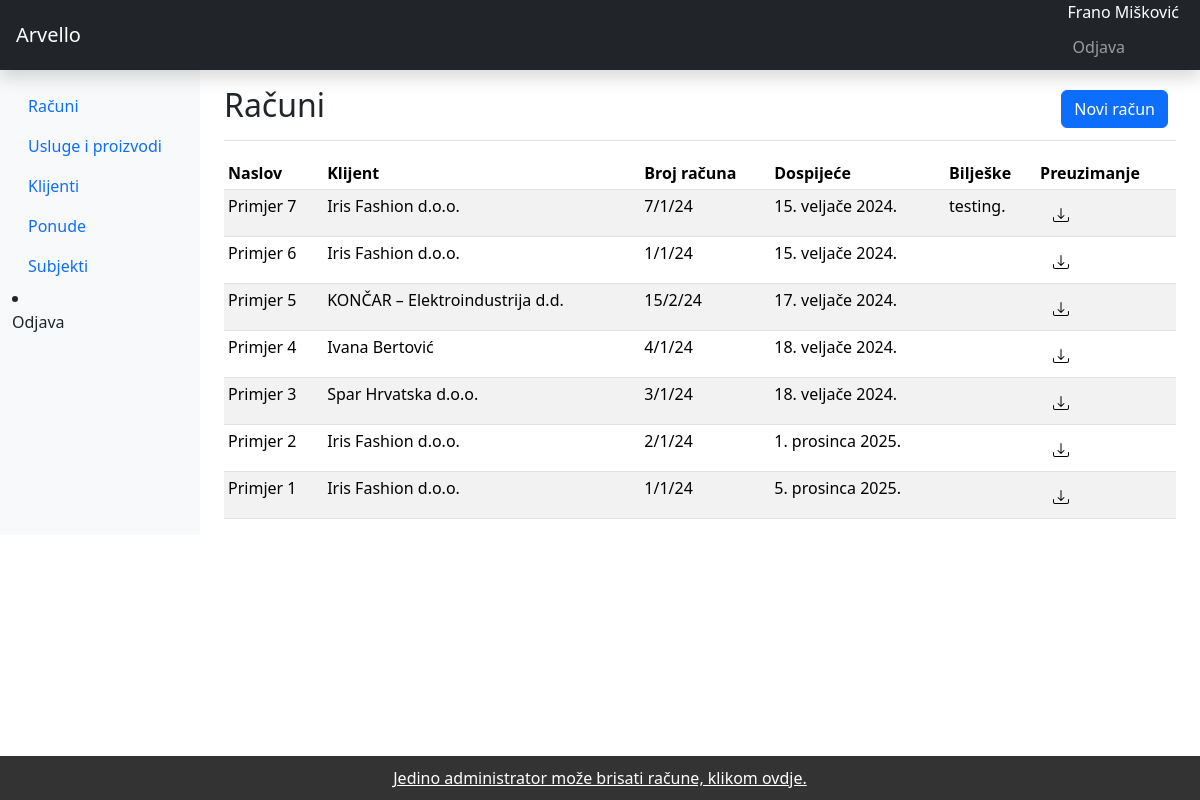
Page /invoices/ (signed in) on the committed database.
### arvelloapp/models.py (models this page shows, shortened)
class Invoice(models.Model):
    title = models.CharField(null=True, blank=True, max_length=100)
    number = models.CharField(null=True, blank=True, max_length=100)
    dueDate = models.DateField(null=True, blank=True)
    notes = models.TextField(null=True, blank=True)
    client = models.ForeignKey(Client, blank=True, null=True, on_delete=models.SET_NULL)
    product = models.ForeignKey(Product, blank=True, null=True, on_delete=models.SET_NULL)
    subject = models.ForeignKey(Company, blank=True, null=True, on_delete=models.SET_NULL)
    uniqueId = models.CharField(null=True, blank=True, max_length=100, unique=True)
    slug = models.SlugField(max_length=500, unique=True, blank=True, null=True)
    date_created = models.DateTimeField(blank=True, null=True)
    date = models.DateField(blank=True, null=True)
    last_updated = models.DateTimeField(blank=True, null=True)

class Client(models.Model):
    PROVINCES = [
    ("ZAGREBAČKA ŽUPANIJA", "ZAGREBAČKA ŽUPANIJA"),
    ("KRAPINSKO-ZAGORSKA ŽUPANIJA", "KRAPINSKO-ZAGORSKA ŽUPANIJA"),
    ("SISAČKO-MOSLAVAČKA ŽUPANIJA", "SISAČKO-MOSLAVAČKA ŽUPANIJA"),
    ("KARLOVAČKA ŽUPANIJA", "KARLOVAČKA ŽUPANIJA"),
    ("VARAŽDINSKA ŽUPANIJA", "VARAŽDINSKA ŽUPANIJA"),
    ("KOPRIVNIČKO-KRIŽEVAČKA ŽUPANIJA", "KOPRIVNIČKO-KRIŽEVAČKA ŽUPANIJA"),
    ("BJELOVARSKO-BILOGORSKA ŽUPANIJA", "BJELOVARSKO-BILOGORSKA ŽUPANIJA"),
    ("PRIMORSKO-GORANSKA ŽUPANIJA", "PRIMORSKO-GORANSKA ŽUPANIJA"),
    ("LIČKO-SENJSKA ŽUPANIJA", "LIČKO-SENJSKA ŽUPANIJA"),
    ("VIROVITIČKO-PODRAVSKA ŽUPANIJA", "VIROVITIČKO-PODRAVSKA ŽUPANIJA"),
    ("POŽEŠKO-SLAVONSKA ŽUPANIJA", "POŽEŠKO-SLAVONSKA ŽUPANIJA"),
    ("BRODSKO-POSAVSKA ŽUPANIJA", "BRODSKO-POSAVSKA ŽUPANIJA"),
    ("ZADARSKA ŽUPANIJA", "ZADARSKA ŽUPANIJA"),
    ("OSJEČKO-BARANJSKA ŽUPANIJA", "OSJEČKO-BARANJSKA ŽUPANIJA"),
    ("ŠIBENSKO-KNINSKA ŽUPANIJA", "ŠIBENSKO-KNINSKA ŽUPANIJA"),
    ("VUKOVARSKO-SRIJEMSKA ŽUPANIJA", "VUKOVARSKO-SRIJEMSKA ŽUPANIJA"),
    ("SPLITSKO-DALMATINSKA ŽUPANIJA", "SPLITSKO-DALMATINSKA ŽUPANIJA"),
    ("ISTARSKA ŽUPANIJA", "ISTARSKA ŽUPANIJA"),
    ("DUBROVAČKO-NERETVANSKA ŽUPANIJA", "DUBROVAČKO-NERETVANSKA ŽUPANIJA"),
    ("MEĐIMURSKA ŽUPANIJA", "MEĐIMURSKA ŽUPANIJA"),
    ("GRAD ZAGREB", "GRAD ZAGREB"),
    ("INOZEMSTVO / NIJE PRIMJENJIVO", "INOZEMSTVO / NIJE PRIMJENJIVO")
    ]
    clientTypes = [
    ("Fizička osoba", "Fizička osoba"),
    ("Pravna osoba", "Pravna osoba"),
    ]
    vatcountry = ["AF", "AX", "AL", "DZ", "AS", "AD", "AO", "AI", "AQ", "AG", "AR",
    "AM", "AW", "AU", "AT", "AZ", "BS", "BH", "BD", "BB", "BY", "BE",
    "BZ", "BJ", "BM", "BT", "BO", "BQ", "BA", "BW", "BV", "BR", "IO",
    "BN", "BG", "BF", "BI", "CV", "KH", "CM", "CA", "KY", "CF", "TD",
    "CL", "CN", "CX", "CC", "CO", "KM", "CG", "CD", "CK", "CR", "CI",
    "HR", "CU", "CW", "CY", "CZ", "DK", "DJ", "DM", "DO", "EC", "EG",
    "SV", "GQ", "ER", "EE", "ET", "FK", "FO", "FJ", "FI", "FR", "GF",
    "PF", "TF", "GA", "GM", "GE", "DE", "GH", "GI", "GR", "GL", "GD",
    "GP", "GU", "GT", "GG", "GN", "GW", "GY", "HT", "HM", "VA", "HN",
    "HK", "HU", "IS", "IN", "ID", "IR", "IQ", "IE", "IM", "IL", "IT",
    "JM", "JP", "JE", "JO", "KZ", "KE", "KI", "KP", "KR", "KW", "KG",
    "LA", "LV", "LB", "LS", "LR", "LY", "LI", "LT", "LU", "MO", "MK",
    "MG", "MW", "MY", "MV", "ML", "MT", "MH", "MQ", "MR", "MU", "YT",
    "MX", "FM", "MD", "MC", "MN", "ME", "MS", "MA", "MZ", "MM", "NA",
    "NR", "NP", "NL", "NC", "NZ", "NI", "NE", "NG", "NU", "NF", "MP",
    "NO", "OM", "PK", "PW", "PS", "PA", "PG", "PY", "PE", "PH", "PN",
    "PL", "PT", "PR", "QA", "RE", "RO", "RU", "RW", "BL", "SH", "KN",
    "LC", "MF", "PM", "VC", "WS", "SM", "ST", "SA", "SN", "RS", "SC",
    "SL", "SG", "SX", "SK", "SI", "SB", "SO", "ZA", "GS", "SS", "ES",
    "LK", "SD", "SR", "SJ", "SZ", "SE", "CH", "SY", "TW", "TJ", "TZ",
    "TH", "TL", "TG", "TK", "TO", "TT", "TN", "TR", "TM", "TC", "TV",
    "UG", "UA", "AE", "GB", "US", "UM", "UY", "UZ", "VU", "VE", "VN",
    "VG", "VI", "WF", "EH", "YE", "ZM", "ZW"]
    clientName = models.CharField(null=True, blank=True, max_length=200)
    addressLine1 = models.CharField(null=True, blank=True, max_length=200)
    province = models.CharField(choices=PROVINCES, blank=True, max_length=100)
    postalCode = models.CharField(null=True, blank=True, max_length=5)
    phoneNumber = models.CharField(null=True, blank=True, max_length=40, validators=[validate_phone_number])
    emailAddress = models.CharField(null=True, blank=True, max_length=100)
    clientUniqueId = models.CharField(null=True, blank=True, max_length=4, unique=True, validators=[RegexValidator(r'^\d{4}$', 'Idetifikacijski broj klijenta mora sadržavati točno 4 broja.')])
    clientType = models.CharField(choices=clientTypes, blank=True, max_length=40)
    OIB = models.CharField(null=True, blank=True, max_length=11, unique=True, validators=[RegexValidator(r'^\d{11}$', 'OIB mora sadržavati točno 11 broja.')])
    SustavPDVa = models.BooleanField(default=False)
    VATID = models.CharField(null=True, blank=True, max_length=13, unique=True, validators=[RegexValidator(r'^[A-Za-z0-9]{13}$', 'Porezni identifikacijski broj mora sadržavati točno 13 karaktera, prva dva karaktera moraju biti identifikatori države, a ostalih 11 karaktera moraju biti brojevi koji označavaju entitet.')])
    uniqueId = models.CharField(null=True, blank=True, max_length=100)
    slug = models.SlugField(max_length=500, unique=True, blank=True, null=True)
    date_created = models.DateTimeField(blank=True, null=True)
    last_updated = models.DateTimeField(blank=True, null=True)
    def __str__(self):
        return '{} {} {}'.format(self.clientName, self.province, self.uniqueId)

### arvelloapp/views.py (the view, shortened to what this page needs)
# urls.py: path('invoices/', views.invoices, name='invoices'),
@login_required
def invoices(request):
    context = {}
    invoices = Invoice.objects.all()
    context['invoices'] = invoices
    if request.method == 'GET':
        form = InvoiceForm()
        context['form'] = form
        return render(request, 'invoices.html', context)

### arvelloapp/models.py (called while the page is built)
    def __str__(self):
        return '{} {}'.format(self.title, self.uniqueId)

### arvelloapp/templates/invoices.html (shortened to what this page needs)
{% extends 'base.html' %}
{% load static %}
{% load crispy_forms_tags %}
{% block main %}
<main class="col-md-9 ms-sm-auto col-lg-10 px-md-4">
  <div class="d-flex justify-content-between flex-wrap flex-md-nowrap align-items-center pt-3 pb-2 mb-3 border-bottom">
    <h1 class="h2">Računi</h1>
    <div class="btn-toolbar mb-2 mb-md-0">
      <div class="btn-group me-2">
        <button href="#addInvoiceModal" type="button" class="btn btn-primary" data-bs-toggle="modal">Novi račun</button>
      </div>
    </div>
  </div>
  <div class="table-responsive">
    <table class="table table-striped table-sm">
      <thead>
        <tr>
          <th scope="col">Naslov</th>
          <th scope="col">Klijent</th>
          <th scope="col">Broj računa</th>
          <th scope="col">Dospijeće</th>
          <th scope="col">Bilješke</th>
          <th scope="col">Preuzimanje</th>
        </tr>
      </thead>
      <tbody>
        {% for invoice in invoices %}
      <tr>
        <td>{{invoice.title}}</td>
        <td>{{invoice.client.clientName}}</td>
        <td>{{invoice.number}}</td>
        <td>{{invoice.dueDate}}</td>
        <td>{{invoice.notes}}</td>
        <td><a href="{% url 'invoice_pdf' invoice.id %}"><button type="button" class="btn"><img src="{% static 'img/download.svg' %}" alt="Download icon" width="16" height="16"></button></a></td>
      </tr>
        {% endfor %}
      </tbody>
    </table>
  </div>
  <footer> <a href="{% url 'admin:arvelloapp_invoice_changelist' %}" style="color: white;">Jedino administrator može brisati račune, klikom ovdje.</a> </footer>
</main>
{% endblock %}

### arvelloapp/templates/base.html (shortened to what this page needs)
{% load static %}
{% load crispy_forms_tags %}
<!doctype html>
<html lang="hr">
  <head>
    <link href="{% static '/css/bootstrap.min.css' %}" rel="stylesheet">
  </head>
  <body>
<header class="navbar navbar-dark sticky-top bg-dark flex-md-nowrap p-0 shadow">
  <a class="navbar-brand col-md-3 col-lg-2 me-0 px-3" href="#">Arvello</a>
  <div class="navbar-nav">
    <div class="nav-item text-nowrap">
      <a style="color:white; margin: 6px; padding-right: 15px; margin-top: 10px;">{{request.user.get_full_name}}</a>
      <a class="nav-link px-2" href="{% url 'logout' %}" style="font-size: 1em; margin: 3px;">Odjava</a>
    </div>
  </div>
</header>
<div class="container-fluid">
  <div class="row">
    <nav id="sidebarMenu" class="col-md-3 col-lg-2 d-md-block bg-light sidebar collapse">
      <div class="position-sticky pt-3">
        <ul class="nav flex-column">
          <li class="nav-item">
            <a class="nav-link" href="{% url 'invoices' %}">
              Računi
            </a>
          </li>
          <li class="nav-item">
            <a class="nav-link" href="{% url 'products' %}">
              Usluge i proizvodi
            </a>
          </li>
          <li class="nav-item">
            <a class="nav-link" href="{% url 'clients' %}">
              Klijenti
            </a>
          </li>
          <li class="nav-item">
            <a class="nav-link" href="{% url 'offers' %}">
              Ponude
            </a>
          </li>
          <li class="nav-item">
            <a class="nav-link" href="{% url 'companies' %}">
              Subjekti
            </a>
          </li>
        </ul>
          <li class="nav-item">
            <a class="nav-link" href="/logout">
              Odjava
            </a>
          </li>
      </div>
    </nav>
  {% block main %}
  {% endblock %}
  </div>
</div>
</html>

### arvelloapp/templates/base.html (style rules this page uses)
footer { position: fixed; left: 0; bottom: 0; width: 100%; background-color: #333; color: white; text-align: center; padding: 10px 0; }

### rows in the picture
Invoice: title "Primjer 7", client.clientName "Iris Fashion d.o.o.", number "7/1/24", dueDate "15. veljače 2024.", notes "testing."
Invoice: title "Primjer 6", client.clientName "Iris Fashion d.o.o.", number "1/1/24", dueDate "15. veljače 2024."
Invoice: title "Primjer 5", client.clientName "KONČAR – Elektroindustrija d.d.", number "15/2/24", dueDate "17. veljače 2024."
Invoice: title "Primjer 4", client.clientName "Ivana Bertović", number "4/1/24", dueDate "18. veljače 2024."
Invoice: title "Primjer 3", client.clientName "Spar Hrvatska d.o.o.", number "3/1/24", dueDate "18. veljače 2024."
Invoice: title "Primjer 2", client.clientName "Iris Fashion d.o.o.", number "2/1/24", dueDate "1. prosinca 2025."
Invoice: title "Primjer 1", client.clientName "Iris Fashion d.o.o.", number "1/1/24", dueDate "5. prosinca 2025."

### other values in the picture
{{ request.user.get_full_name }} "Frano Mišković"
